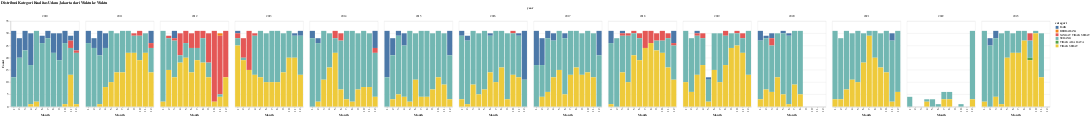

Notebook cell for this chart:
### Code cell
# Visualisasi Categori dari Waktu ke Waktu

data_categori = all_data.groupby(['year', 'month', 'categori']).size().reset_index(name='count')

chart = alt.Chart(data_categori).mark_bar().encode(
    x=alt.X('month:O', title='Month'), 
    y=alt.Y('count:Q', title='Count'),
    color='categori:N',  
    column='year:O',  
).properties(
    title='Distribusi Kategori Kualitas Udara Jakarta dari Waktu ke Waktu'
)

chart.show()

### Figure 1 — Vega-Lite specification as saved in the notebook (floating-point values rounded to 4 significant figures; data arrays with more than 128 entries replaced by an {"elided": "..."} marker saying what was removed)
{"config": {"view": {"continuousWidth": 300, "continuousHeight": 300}}, "data": {"name": "data-d429adf9597eb1c96d725f88d23d8229"}, "mark": {"type": "bar"}, "encoding": {"color": {"field": "categori", "type": "nominal"}, "column": {"field": "year", "type": "ordinal"}, "x": {"field": "month", "title": "Month", "type": "ordinal"}, "y": {"field": "count", "title": "Count", "type": "quantitative"}}, "title": "Distribusi Kategori Kualitas Udara Jakarta dari Waktu ke Waktu", "$schema": "https://vega.github.io/schema/vega-lite/v5.20.1.json", "datasets": {"data-d429adf9597eb1c96d725f88d23d8229": {"elided": "388 records"}}}
